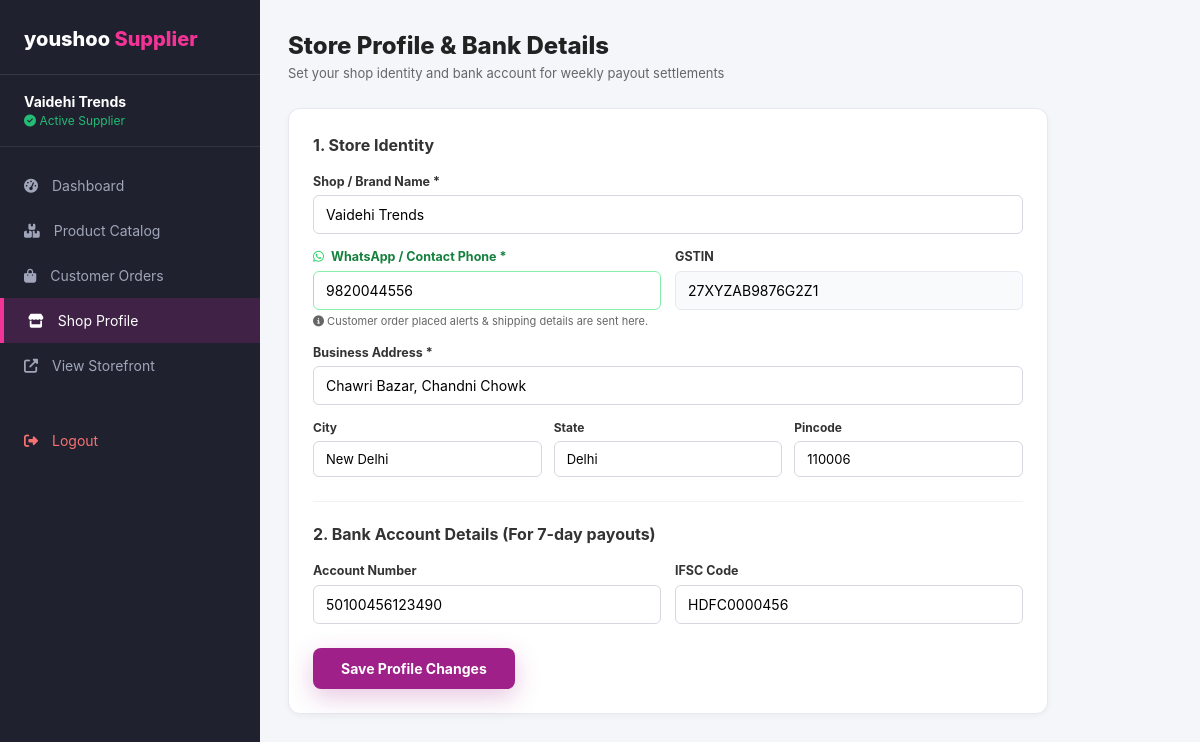
Screenshot of /supplier/profile.php (signed in) with the database file from the repository.
### tables this page shows
CREATE TABLE `suppliers` (
  `id` int NOT NULL AUTO_INCREMENT,
  `user_id` int NOT NULL,
  `shop_name` varchar(150) NOT NULL,
  `owner_name` varchar(100) NOT NULL,
  `gstin` varchar(30) DEFAULT NULL,
  `phone` varchar(20) NOT NULL,
  `business_email` varchar(120) DEFAULT NULL,
  `address` text NOT NULL,
  `city` varchar(80) NOT NULL,
  `state` varchar(80) NOT NULL,
  `pincode` varchar(10) NOT NULL,
  `bank_account` varchar(40) DEFAULT NULL,
  `bank_ifsc` varchar(20) DEFAULT NULL,
  `logo` varchar(255) DEFAULT NULL,
  `banner` varchar(255) DEFAULT NULL,
  `rating` decimal(3,2) DEFAULT '4.20',
  `followers_count` int DEFAULT '120',
  `verified` tinyint(1) DEFAULT '1',
  `commission_rate` decimal(4,2) DEFAULT '0.00',
  `created_at` datetime DEFAULT CURRENT_TIMESTAMP,
  PRIMARY KEY (`id`),
  UNIQUE KEY `user_id` (`user_id`),
  CONSTRAINT `suppliers_ibfk_1` FOREIGN KEY (`user_id`) REFERENCES `users` (`id`) ON DELETE CASCADE
);

### includes/auth_helper.php (called while the page is built, shortened)
<?php
function get_current_supplier() {
    $pdo = getDBConnection();
    $stmt = $pdo->prepare("SELECT * FROM suppliers WHERE user_id = ?");
    $stmt->execute([$_SESSION['user_id']]);
    return $stmt->fetch() ?: null;
}

### supplier/profile.php (the view, shortened to what this page needs)
<?php
require_once __DIR__ . '/../includes/auth_helper.php';
$supplier = get_current_supplier();
?>
<!DOCTYPE html>
<html lang="en">
<head>
  <link rel="stylesheet" href="https://cdnjs.cloudflare.com/ajax/libs/font-awesome/6.4.0/css/all.min.css">
  <link rel="stylesheet" href="/MEESHO/assets/css/meesho.css">
</head>
<body style="background:#f4f6fa;">
  <div class="dashboard-container">
    <aside class="dashboard-sidebar">
      <div class="dash-brand">
        youshoo <span>Supplier</span>
      </div>
      <div style="padding: 16px 24px; border-bottom: 1px solid rgba(255,255,255,0.08);">
        <div style="font-size:14px; font-weight:700; color:#fff;"><?php echo htmlspecialchars($supplier['shop_name']); ?></div>
        <div style="font-size:12px; color:#23bb75;"><i class="fas fa-check-circle"></i> Active Supplier</div>
      </div>
      <ul class="dash-nav">
        <li class="dash-nav-item"><a href="/MEESHO/supplier/dashboard.php"><i class="fas fa-tachometer-alt"></i> Dashboard</a></li>
        <li class="dash-nav-item"><a href="/MEESHO/supplier/products.php"><i class="fas fa-boxes"></i> Product Catalog</a></li>
        <li class="dash-nav-item"><a href="/MEESHO/supplier/orders.php"><i class="fas fa-shopping-bag"></i> Customer Orders</a></li>
        <li class="dash-nav-item active"><a href="/MEESHO/supplier/profile.php"><i class="fas fa-store"></i> Shop Profile</a></li>
        <li class="dash-nav-item"><a href="/MEESHO/index.php" target="_blank"><i class="fas fa-external-link-alt"></i> View Storefront</a></li>
        <li class="dash-nav-item" style="margin-top:30px;"><a href="/MEESHO/logout.php" style="color:#f87171;"><i class="fas fa-sign-out-alt"></i> Logout</a></li>
      </ul>
    </aside>
    <main class="dashboard-main">
      <div style="max-width:760px;">
        <div style="margin-bottom:24px;">
          <h1 style="font-size:24px; font-weight:800; color:#222;">Store Profile & Bank Details</h1>
          <p style="font-size:13px; color:#666;">Set your shop identity and bank account for weekly payout settlements</p>
        </div>
        <div class="table-card">
          <form action="/MEESHO/supplier/profile.php" method="POST">
            <h3 style="font-size:16px; font-weight:700; color:#333; margin-bottom:16px;">1. Store Identity</h3>
            <div style="margin-bottom:14px;">
              <label style="display:block; font-size:12.5px; font-weight:700; color:#333; margin-bottom:4px;">Shop / Brand Name *</label>
              <input type="text" name="shop_name" required value="<?php echo htmlspecialchars($supplier['shop_name']); ?>" style="width:100%; padding:10px 12px; border:1px solid #d5d8de; border-radius:6px; font-size:14px; outline:none;">
            </div>
            <div style="display:grid; grid-template-columns: 1fr 1fr; gap:14px; margin-bottom:14px;">
              <div>
                <label style="display:block; font-size:12.5px; font-weight:700; color:#15803d; margin-bottom:4px;">
                  <i class="fab fa-whatsapp" style="color:#25d366; margin-right:4px;"></i> WhatsApp / Contact Phone *
                </label>
                <input type="tel" name="phone" required placeholder="e.g. 9820044556" value="<?php echo htmlspecialchars($supplier['phone']); ?>" style="width:100%; padding:10px 12px; border:1.5px solid #86efac; border-radius:6px; font-size:14px; outline:none;">
                <span style="display:block; font-size:11px; color:#666; margin-top:3px;">
                  <i class="fas fa-info-circle"></i> Customer order placed alerts & shipping details are sent here.
                </span>
              </div>
              <div>
                <label style="display:block; font-size:12.5px; font-weight:700; color:#333; margin-bottom:4px;">GSTIN</label>
                <input type="text" readonly value="<?php echo htmlspecialchars($supplier['gstin'] ?: 'Not specified'); ?>" style="width:100%; padding:10px 12px; border:1px solid #e6e9ef; background:#f9fafb; border-radius:6px; font-size:14px; outline:none;">
              </div>
            </div>
            <div style="margin-bottom:14px;">
              <label style="display:block; font-size:12.5px; font-weight:700; color:#333; margin-bottom:4px;">Business Address *</label>
              <input type="text" name="address" required value="<?php echo htmlspecialchars($supplier['address']); ?>" style="width:100%; padding:10px 12px; border:1px solid #d5d8de; border-radius:6px; font-size:14px; outline:none;">
            </div>
            <div style="display:grid; grid-template-columns: 1fr 1fr 1fr; gap:12px; margin-bottom:24px;">
              <div>
                <label style="display:block; font-size:12px; font-weight:700; color:#333; margin-bottom:4px;">City</label>
                <input type="text" name="city" required value="<?php echo htmlspecialchars($supplier['city']); ?>" style="width:100%; padding:9px 12px; border:1px solid #d5d8de; border-radius:6px; font-size:13px;">
              </div>
              <div>
                <label style="display:block; font-size:12px; font-weight:700; color:#333; margin-bottom:4px;">State</label>
                <input type="text" name="state" required value="<?php echo htmlspecialchars($supplier['state']); ?>" style="width:100%; padding:9px 12px; border:1px solid #d5d8de; border-radius:6px; font-size:13px;">
              </div>
              <div>
                <label style="display:block; font-size:12px; font-weight:700; color:#333; margin-bottom:4px;">Pincode</label>
                <input type="text" name="pincode" required value="<?php echo htmlspecialchars($supplier['pincode']); ?>" style="width:100%; padding:9px 12px; border:1px solid #d5d8de; border-radius:6px; font-size:13px;">
              </div>
            </div>
            <h3 style="font-size:16px; font-weight:700; color:#333; margin-bottom:16px; border-top:1px solid #f1f1f1; padding-top:20px;">
              2. Bank Account Details (For 7-day payouts)
            </h3>
            <div style="display:grid; grid-template-columns: 1fr 1fr; gap:14px; margin-bottom:24px;">
              <div>
                <label style="display:block; font-size:12.5px; font-weight:700; color:#333; margin-bottom:4px;">Account Number</label>
                <input type="text" name="bank_account" placeholder="e.g. 50100234567890" value="<?php echo htmlspecialchars($supplier['bank_account'] ?? '50100456123490'); ?>" style="width:100%; padding:10px 12px; border:1px solid #d5d8de; border-radius:6px; font-size:14px; outline:none;">
              </div>
              <div>
                <label style="display:block; font-size:12.5px; font-weight:700; color:#333; margin-bottom:4px;">IFSC Code</label>
                <input type="text" name="bank_ifsc" placeholder="e.g. HDFC0001234" value="<?php echo htmlspecialchars($supplier['bank_ifsc'] ?? 'HDFC0000456'); ?>" style="width:100%; padding:10px 12px; border:1px solid #d5d8de; border-radius:6px; font-size:14px; outline:none;">
              </div>
            </div>
            <button type="submit" class="btn-buy-now" style="padding:12px 28px; font-size:14px;">
              Save Profile Changes
            </button>
          </form>
        </div>
      </div>
    </main>
  </div>
</body>
</html>

### assets/css/meesho.css (style rules this page uses)
:root { --meesho-primary: #9f2089; --meesho-primary-dark: #56034c; --meesho-primary-light: #fbebf7; --meesho-pink: #f43397; --meesho-pink-hover: #e01d81; --meesho-green: #038d63; --meesho-green-light: #e6f7f2; --meesho-star-yellow: #23bb75; --meesho-gold: #f59e0b; --meesho-dark: #333333; --meesho-gray-dark: #666666; --meesho-gray-medium: #8b8d97; --meesho-gray-light: #f0f2f5; --meesho-border: #e6e9ef; --meesho-white: #ffffff; --meesho-bg: #f8f9fa; --meesho-shadow-sm: 0 2px 6px rgba(0, 0, 0, 0.04); --meesho-shadow-md: 0 4px 16px rgba(0, 0, 0, 0.08); --meesho-shadow-lg: 0 10px 30px rgba(0, 0, 0, 0.12); --meesho-shadow-purple: 0 8px 25px rgba(159, 32, 137, 0.25); --meesho-radius: 8px; --meesho-radius-lg: 12px; --meesho-transition: all 0.25s cubic-bezier(0.16, 1, 0.3, 1); }
* { margin: 0; padding: 0; box-sizing: border-box; }
body { font-family: -apple-system, BlinkMacSystemFont, "Segoe UI", Roboto, "Helvetica Neue", Arial, sans-serif; color: var(--meesho-dark); background-color: var(--meesho-bg); line-height: 1.5; overflow-x: hidden; -webkit-font-smoothing: antialiased; }
a { color: inherit; text-decoration: none; transition: var(--meesho-transition); }
button, input, select, textarea { font-family: inherit; }
.btn-add-cart, .btn-buy-now { flex: 1; display: flex; align-items: center; justify-content: center; gap: 10px; font-size: 16px; font-weight: 700; padding: 14px; border-radius: 8px; cursor: pointer; transition: var(--meesho-transition); border: none; }
.btn-buy-now { background: var(--meesho-primary); color: #ffffff; box-shadow: var(--meesho-shadow-purple); }
.dashboard-container { display: flex; min-height: calc(100vh - 60px); }
.dashboard-sidebar { width: 260px; background: #1f222e; color: #c2c5d1; padding: 24px 0; flex-shrink: 0; }
.dash-brand { padding: 0 24px 20px; font-size: 20px; font-weight: 800; color: #fff; border-bottom: 1px solid rgba(255, 255, 255, 0.1); }
.dash-brand span { color: var(--meesho-pink); }
.dash-nav { list-style: none; margin-top: 16px; }
.dash-nav-item a { display: flex; align-items: center; gap: 14px; padding: 12px 24px; font-size: 14px; color: #a0a5b9; transition: var(--meesho-transition); }
.dash-nav-item a:hover, .dash-nav-item.active a { color: #ffffff; background: rgba(159, 32, 137, 0.25); border-left: 4px solid var(--meesho-pink); }
.dashboard-main { flex: 1; padding: 28px; background: #f4f6fa; overflow-y: auto; }
.table-card { background: #ffffff; border-radius: var(--meesho-radius-lg); border: 1px solid var(--meesho-border); padding: 24px; box-shadow: var(--meesho-shadow-sm); margin-bottom: 28px; }

### rows the page displays
suppliers: shop_name "Vaidehi Trends", phone "9820044556", gstin "27XYZAB9876G2Z1", address "Chawri Bazar, Chandni Chowk", city "New Delhi", state "Delhi", pincode "110006", bank_account "50100456123490", bank_ifsc "HDFC0000456"
